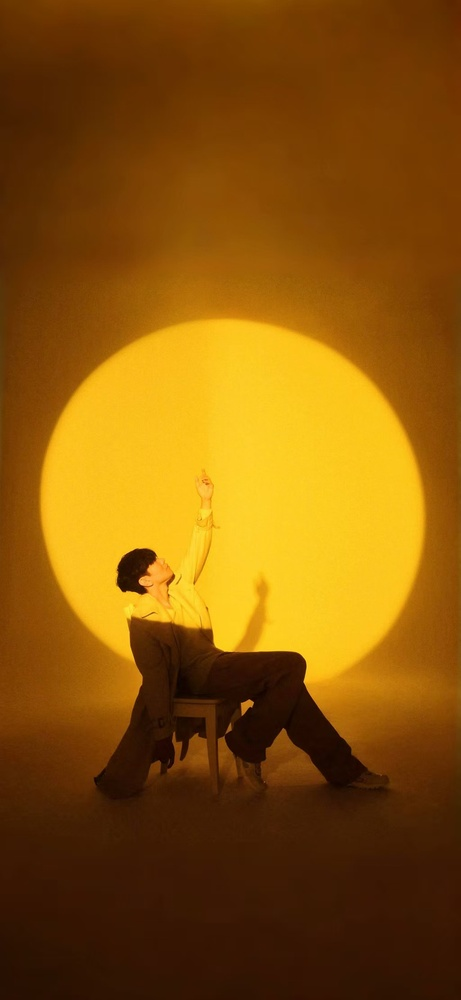
#> input picture day04-perspective-transforms/photo.jpg, 461 x 1000 px, shrunk from 1024 x 2220 before the run
$ python shift_image.py
#> lines starting #> are read from the running program, lines starting #| are printed output that depends on the picture
import cv2
import matplotlib.pyplot as plt
import numpy as np


INPUT_PATH = "photo.jpg"
OUTPUT_PATH = "shifted_photo.jpg"
SHIFT_X = 100
SHIFT_Y = 50


def main():
    image = cv2.imread(INPUT_PATH)
#> image is the input picture: shape (1000, 461, 3); mean B, G, R 9.6, 85.5, 136.2

    if image is None:
        print(f"无法读取图片：{INPUT_PATH}")
        return

    height, width = image.shape[:2]
#> height = 1000; width = 461
    shift_matrix = np.float32([[1, 0, SHIFT_X], [0, 1, SHIFT_Y]])
    shifted_image = cv2.warpAffine(image, shift_matrix, (width, height))
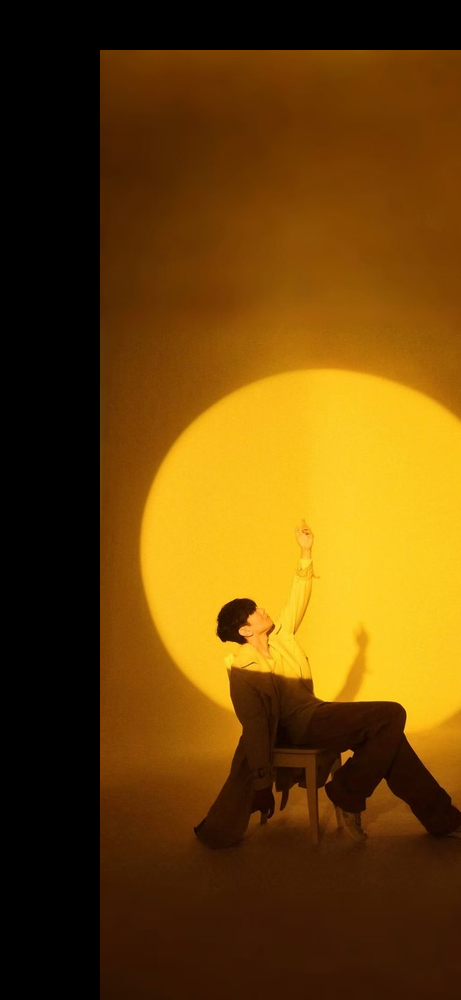
#> shifted_image: shape (1000, 461, 3); mean B, G, R 8.1, 68.1, 105.9

    cv2.imwrite(OUTPUT_PATH, shifted_image)

    figure, axes = plt.subplots(1, 2, figsize=(12, 6))
    axes[0].imshow(cv2.cvtColor(image, cv2.COLOR_BGR2RGB))
    axes[0].set_title("Original")
    axes[0].axis("off")

    axes[1].imshow(cv2.cvtColor(shifted_image, cv2.COLOR_BGR2RGB))
    axes[1].set_title("Shifted Right and Down")
    axes[1].axis("off")

    plt.tight_layout()
    plt.show()
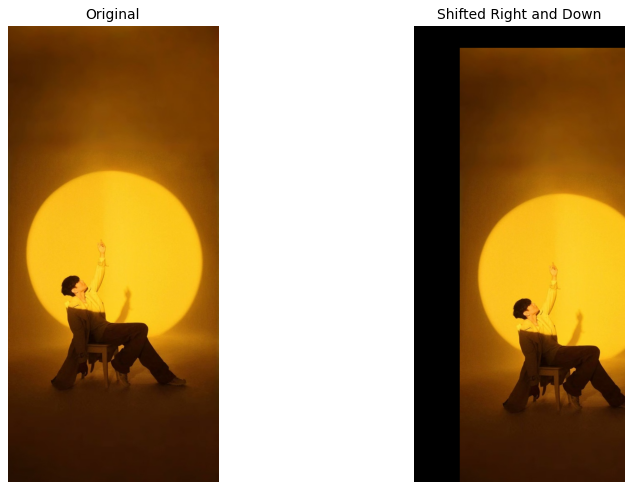
#> figure drawn by matplotlib, 2 panels


if __name__ == "__main__":
    main()
